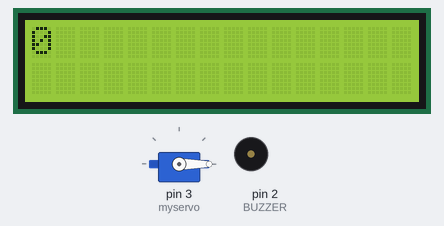
The sketch below on a simulated Arduino Uno, built with avr-gcc and run on an emulated ATmega328P. Shown: 16×2 character LCD, servo, buzzer (waves = sounding).

Above: at 0.1 s.
At 9.2 s:
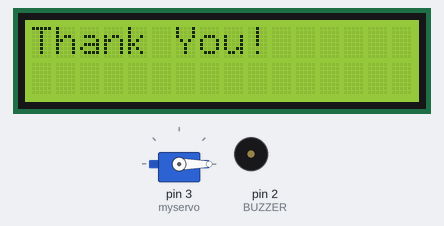
At 19.3 s:
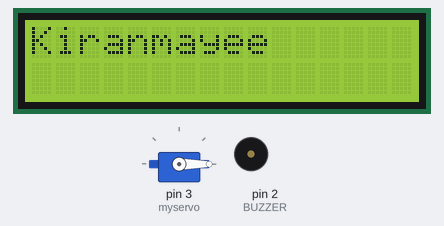
At 38.4 s:
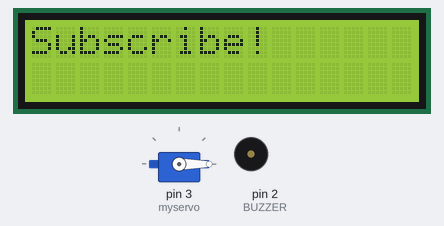
Timing chart, 0 to 39.9 s (numbered marks = the images above):
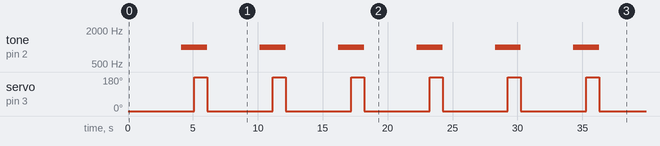

Measured:
- by itself, tone on pin 2 (BUZZER): alternates 1000 Hz for 2.0 s and silent for 4.0 s
- by itself, servo on pin 3 (myservo): alternates 180° for 1.0 s and 0° for 5.0 s
- what the display in image 1 shows lasts 3.0 s, from 9.1 s to 12.1 s
- what the display in image 2 shows lasts 1.0 s, from 19.2 s to 20.2 s

The sketch:

LCD-testing2.ino
```cpp
#include <Wire.h>
#include <LiquidCrystal_I2C.h>
#include <Servo.h>
#define BUZZER 2

LiquidCrystal_I2C lcd(0x27,16,2);
// set the LCD address to 0x27 for a 16 chars and 2 line display
Servo myservo;
int i=10;
char a=i;
void setup()
{
  lcd.init();                      // initialize the lcd
  lcd.backlight();
  myservo.attach(3);
  myservo.write(0);
}


void loop()
{
  lcd.setCursor(0,0);
  lcd.print("%c",a);
  delay(1000);
  lcd.clear();
  lcd.setCursor(0,0);
  lcd.print("Kiranmayee");
  delay(1000);
  lcd.clear();
  lcd.setCursor(0,0);
  lcd.print("Subscribe!");
  delay(1000);
  lcd.clear();
  lcd.setCursor(0,0);
  lcd.print("Thank You!");
  delay(1000);
  tone(BUZZER,1000);
  delay(1000);
  myservo.write(360);
  delay(1000);
  myservo.write(0);
  noTone(BUZZER);

}
```
